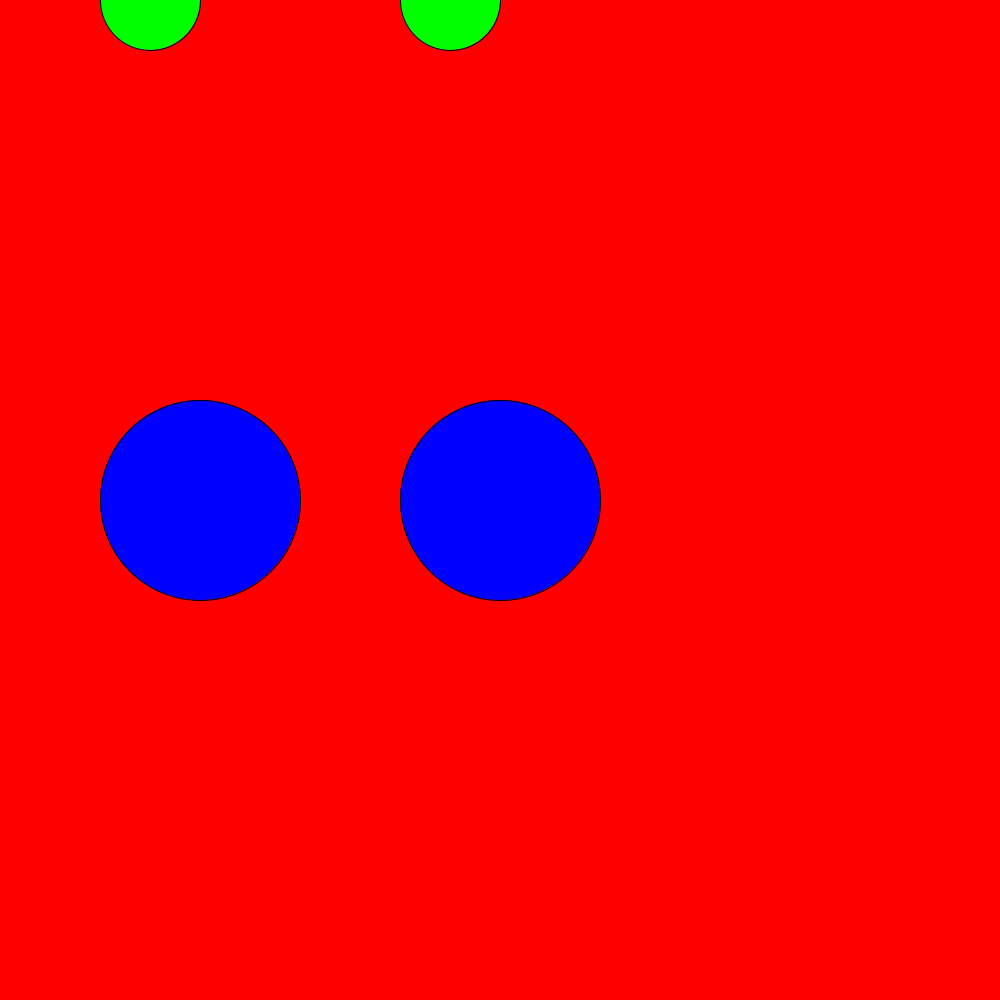
Frame 1 (no input)
Frame 60 (the mouse pressed at the canvas centre just before this capture): identical to frame 1, image omitted
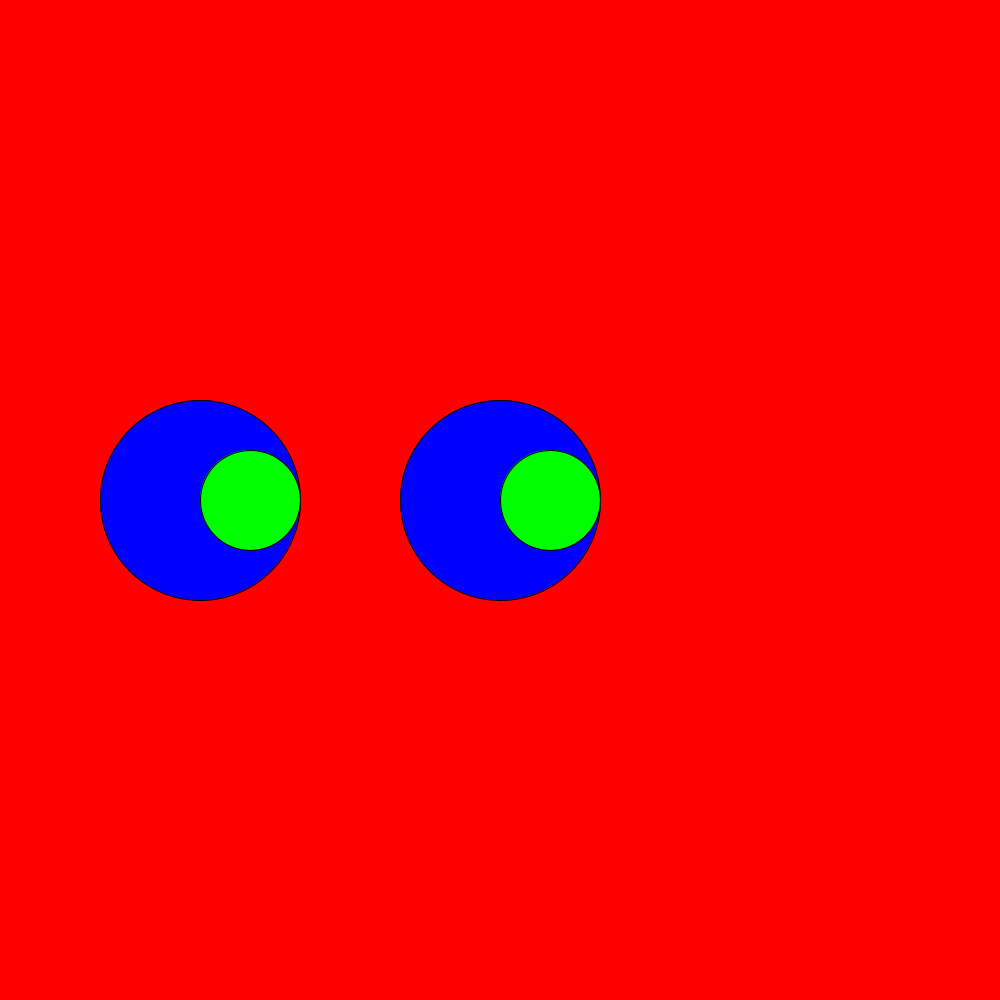
Frame 120 (the mouse held since frame 60 and released just before this capture)

The Processing sketch that drew these frames (run headless with seeded random() and noise(); from frame 60 on, the mouse is pressed at the canvas centre):

// Processing sketch: Googly_Eyes
// ── Googly_Eyes.pde
void setup(){
  size(1000,1000);
}
void draw(){
  background(255,0,0);
  fill(0,0,255);
  ellipse(200,500,200,200);
  ellipse(500,500,200,200);
  fill(0,255,0);
  if (mouseX>250){
    ellipse(250,mouseY,100,100);
    ellipse(250 + 300,mouseY,100,100);
  }
  else if (mouseX<150){
    ellipse(150,mouseY,100,100);
    ellipse(150 + 300,mouseY,100,100);
  }
  else if (mouseY<350){
    ellipse(mouseX,350,100,100);
    ellipse(mouseX+300,350,100,100);
  }
  else{
    ellipse(mouseX,mouseY,100,100);
    ellipse(mouseX + 300,mouseY,100,100);
  }
}
